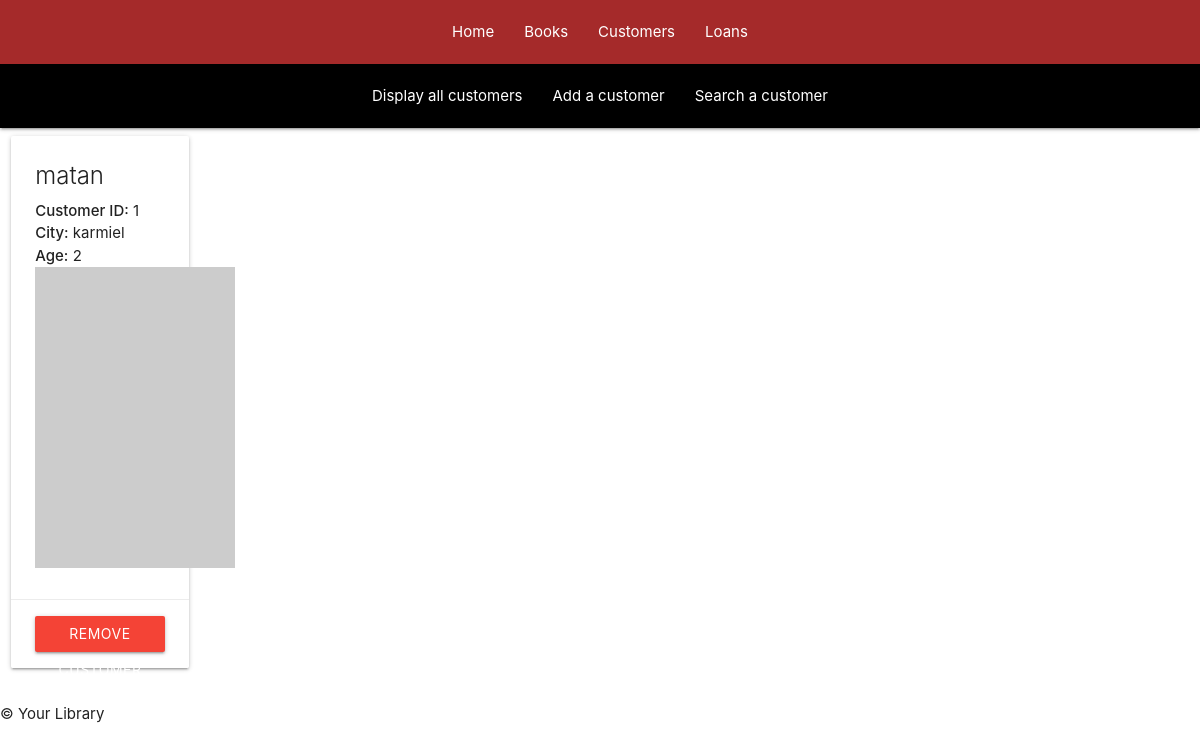
The page /customers on the database as committed earlier.
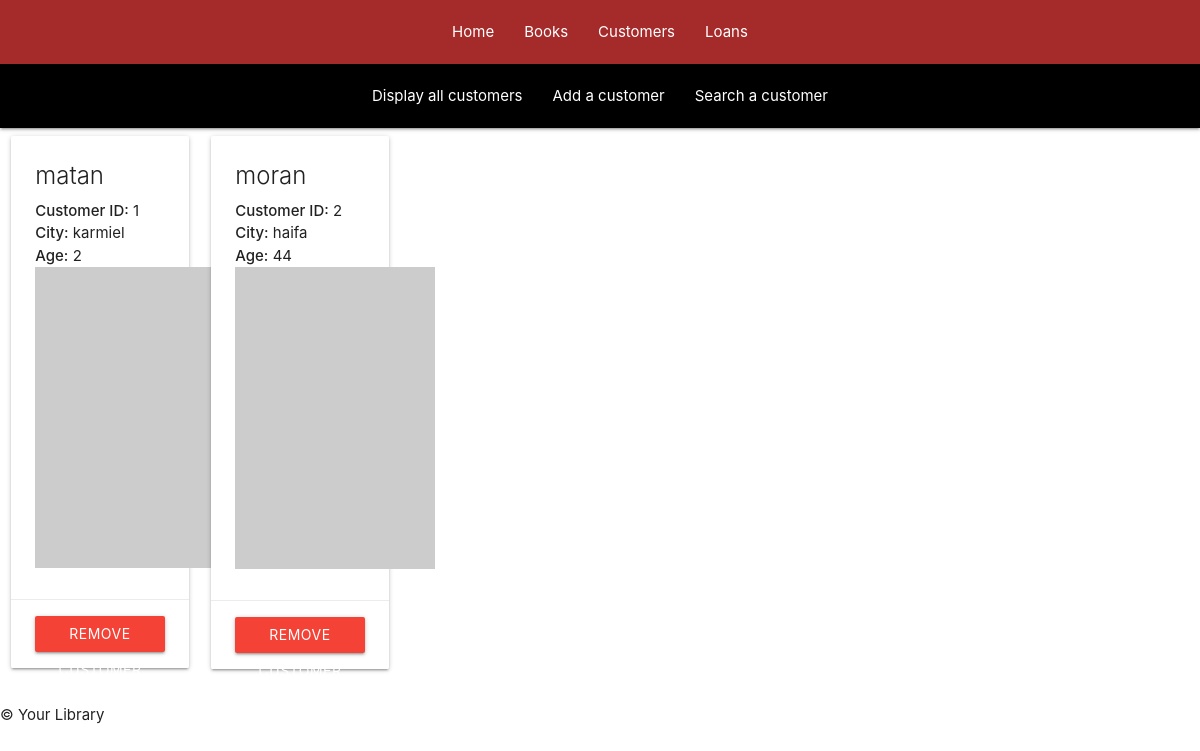
The same page on the database as committed later.
### tables this page shows
CREATE TABLE customers
                         (id INTEGER PRIMARY KEY,
                         name TEXT,
                         city TEXT,
                         age INTEGER
                         );

### app.py (the view)
@app.route('/customers', methods=['GET'])
def displayCustomers():
    all_customers = customer_instance.displayAllCustomers()
    return render_template("displaycustomers.html", customers=all_customers)

### tools/customers.py (called while the page is built)
    def displayAllCustomers(self):
        self.cur.execute('SELECT * FROM customers')
        all_customers = self.cur.fetchall()
        return all_customers

### templates/displaycustomers.html (shortened to what this page needs)
{% extends "index.html" %}
{% block content %}
<nav class="nav-wrapper" style="background-color: black;">
    <ul id="nav-mobile" class="centered-nav">
    <li><a href="/customers">Display all customers</a></li>
    <li><a href="/customers/addcustomer">Add a customer</a></li>
    <li><a href="/customers/customerfinder">Search a customer</a></li>
    </ul>
</nav>
<div>
    <div class="row">
        {% for customer in customers %}
        <div class="col s2 m2">
            <div class="card">
                <div class="card-content">
                    <span class="card-title">{{ customer[1] }}</span>
                    <p><strong>Customer ID:</strong> {{ customer[0] }}</p>
                    <p><strong>City:</strong> {{ customer[2] }}</p>
                    <p><strong>Age:</strong> {{ customer[3] }}</p>
                    <img src="https://picsum.photos/200/30{{customer[0]}}">
                </div>
                <div class="card-action">
                    <form method="POST" action="{{ url_for('removeCustomer') }}">
                        <button type="submit" class="btn red">Remove Customer</button>
                    </form>
                </div>
            </div>
        </div>
        {% endfor %}
    </div>
</div>
{% endblock %}

### templates/index.html (shortened to what this page needs)
<!DOCTYPE html>
<html lang="en">
  <head>
    <link
      rel="stylesheet"
      href="https://cdnjs.cloudflare.com/ajax/libs/materialize/1.0.0/css/materialize.min.css"
    />
  </head>
  <body>
    <header>
      <nav>
        <div class="nav-wrapper">
          <ul
            id="nav-mobile"
            class="centered-nav"
            style="background-color: brown"
          >
            <li><a href="/">Home</a></li>
            <li><a href="/books">Books</a></li>
            <li><a href="/customers">Customers</a></li>
            <li><a href="/loans">Loans</a></li>
          </ul>
        </div>
      </nav>
    </header>
    <main>
      {% block content %}{% endblock %}
    </main>
    <footer>
      <p>&copy; {{ year }} Your Library</p>
    </footer>
  </body>
</html>

### templates/index.html (style rules this page uses)
.centered-nav { display: flex; align-items: center; justify-content: center; }

Rows that differ between the two databases and show on the page:
added customers: name "moran", id "2", city "haifa", age "44"
